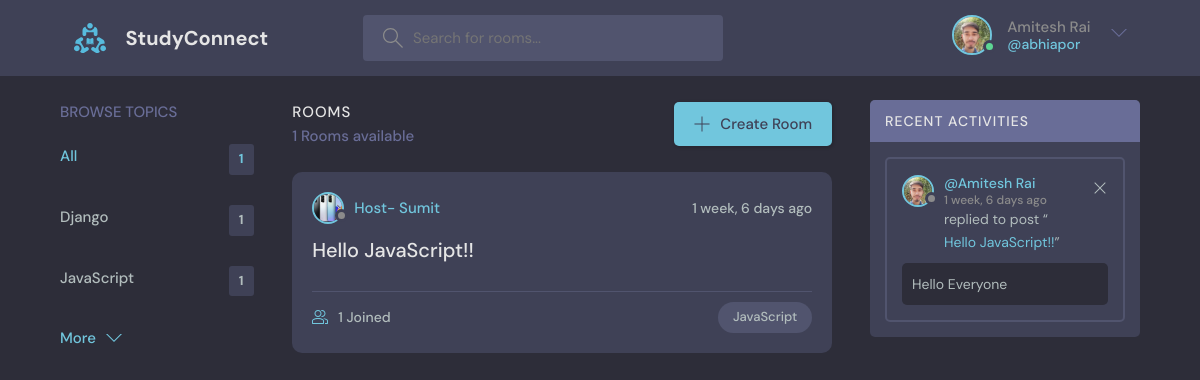
The app's page /?q=JavaScript (signed in), older data.
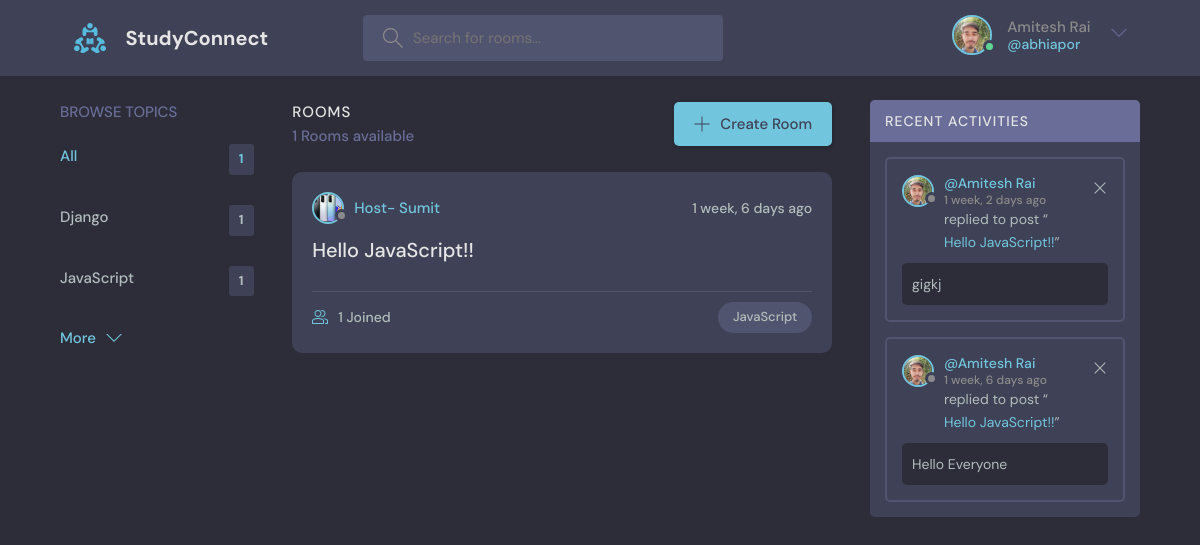
The same page, newer data.
### base/models.py (models this page shows, shortened)
class Topic(models.Model):
    name=models.CharField(max_length=200)

class Room(models.Model):
    host=models.ForeignKey(User,on_delete=models.SET_NULL,null=True)
    topic=models.ForeignKey(Topic,on_delete=models.SET_NULL,null=True)
    name=models.CharField(max_length=200)
    description=models.TextField(null=True,blank=True)
    participants=models.ManyToManyField(User,related_name='participants',blank=True)
    updated=models.DateTimeField(auto_now=True)
    created=models.DateTimeField(auto_now_add=True)
    class Meta:
        ordering=['-updated','-created']
    def __str__(self):
        return self.name

class User(AbstractUser):
    name=models.CharField(max_length=200,null=True)
    email=models.EmailField(unique=True,null=True)
    bio=models.TextField(null=True)
    avatar=models.ImageField(null=True,default="avatar.svg")
    USERNAME_FIELD='email'
    REQUIRED_FIELDS=[]

class Message(models.Model):
    user=models.ForeignKey(User,on_delete=models.CASCADE)
    room=models.ForeignKey(Room,on_delete=models.CASCADE)
    body=models.TextField()
    updated=models.DateTimeField(auto_now=True)
    created=models.DateTimeField(auto_now_add=True)
    class Meta:
        ordering=['-updated','-created']

### base/views.py (the view)
# urls.py: path('',views.home,name="home"),
def home(request):
    q=request.GET.get('q') if request.GET.get('q')!=None else ''
    rooms=Room.objects.filter(
        Q(topic__name__icontains=q) |
        Q(name__icontains=q)|
        Q(description__icontains=q)
        )
    topic=Topic.objects.all()[0:4]
    room_count=rooms.count()
    room_message=Message.objects.filter(Q(room__topic__name__icontains=q))
    context={'room':rooms,'topic':topic,'room_count':room_count,'room_message':room_message}
    return render(request,'base/home.html',context)

### base/templates/base/home.html (shortened to what this page needs)
{% extends 'main.html' %}
{% block content %}
    <main class="layout layout--3">
      <div class="container">
        {% include 'base/topics_component.html' %}
        <div class="roomList">
          <div class="roomList__header">
            <div>
              <h2>Rooms</h2>
              <p>{{room_count}} Rooms available</p>
            </div>
            <a class="btn btn--main" href="{% url 'create_room' %}">
              <svg version="1.1" xmlns="http://www.w3.org/2000/svg" width="32" height="32" viewBox="0 0 32 32">
                <title>add</title>
                <path
                  d="M16.943 0.943h-1.885v14.115h-14.115v1.885h14.115v14.115h1.885v-14.115h14.115v-1.885h-14.115v-14.115z"
                ></path>
              </svg>
              Create Room
            </a>
          </div>
{% include 'base/feed_component.html' %}
        </div>
        {% include 'base/activity_component.html' %}
      </div>
    </main>
    {% endblock content %}

### base/templates/base/topics_component.html
<div class="topics">
    <div class="topics__header">
      <h2>Browse Topics</h2>
    </div>
    <ul class="topics__list">
      <li>
        <a href="{% url 'home' %}" class="active">All <span>{{room.all.count}}</span></a>
      </li>
      {% for topic in topic %}
      <li>
        <a href="{% url 'home' %}?q={{topic.name}}">{{topic.name}} <span>{{topic.room_set.all.count}}</span></a>
      </li>
      {% endfor %}
    </ul>
    <a class="btn btn--link" href="{% url 'topics_page' %}">
      More
      <svg version="1.1" xmlns="http://www.w3.org/2000/svg" width="32" height="32" viewBox="0 0 32 32">
        <title>chevron-down</title>
        <path d="M16 21l-13-13h-3l16 16 16-16h-3l-13 13z"></path>
      </svg>
    </a>
  </div>

### base/templates/base/feed_component.html (shortened to what this page needs)
{% for i in room %}
<div class="roomListRoom">
    <div class="roomListRoom__header">
      {% if request.user.is_authenticated %}
      <a href="{% url 'user_profile' i.host.id %}" class="roomListRoom__author">
        {% else %}
        <a href="{% url 'login' %}" class="roomListRoom__author">
        {% endif %}
        <div class="avatar avatar--small">
          <img src="{{i.host.avatar.url}}" />
        </div>
        <span>Host- {{i.host.name}}</span>
      </a>
      <div class="roomListRoom__actions">
        <span>{{i.created|timesince}} ago</span>
      </div>
    </div>
    <div class="roomListRoom__content">
      {% if request.user.is_authenticated %}
      <a href="{% url 'room' i.id %}">{{i.name}}</a>
      {% else %}
      <a href="{% url 'login' %}">{{i.name}}</a>
      {% endif %}
    </div>
    <div class="roomListRoom__meta">
      <p  class="roomListRoom__joined">
        {{i.participants.all.count}} Joined
      </p>
      <p class="roomListRoom__topic">{{i.topic.name}}</p>
    </div>
  </div>
  {% endfor %}

### base/templates/base/activity_component.html
<div class="activities">
    <div class="activities__header">
      <h2>Recent Activities</h2>
    </div>
    {% if request.user.is_authenticated %}
    {% for message in room_message %}
    <div class="activities__box">
      <div class="activities__boxHeader roomListRoom__header">
        <a href="{% url 'user_profile' message.user.id %}" class="roomListRoom__author">
          <div class="avatar avatar--small">
            <img src="{{message.user.avatar.url}}" />
          </div>
          <p>
            @{{message.user.name}}
            <span>{{message.created|timesince}} ago</span>
          </p>
        </a>
        {% if request.user == message.user %}
        <div class="roomListRoom__actions">
          <a href="{% url 'delete_message' message.id %}">
            <svg version="1.1" xmlns="http://www.w3.org/2000/svg" width="32" height="32" viewBox="0 0 32 32">
              <title>remove</title>
              <path
                d="M27.314 6.019l-1.333-1.333-9.98 9.981-9.981-9.981-1.333 1.333 9.981 9.981-9.981 9.98 1.333 1.333 9.981-9.98 9.98 9.98 1.333-1.333-9.98-9.98 9.98-9.981z"
              ></path>
            </svg>
          </a>
        </div>
        {% endif %}
      </div>
      <div class="activities__boxContent">
        <p>replied to post “<a href="{% url 'room' message.room.id %} ">{{message.room}}</a>”</p>
        <div class="activities__boxRoomContent">
          {{message.body}}
        </div>
      </div>
    </div>
    {% endfor %}
    {% endif %}
  </div>

Row changes from the older to the newer data that the page shows:
added Message: user.avatar (picture), user.name "Amitesh Rai", created "1 week, 2 days", room "Hello JavaScript!!", body "gigkj"
